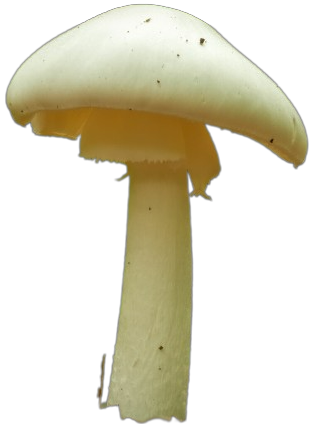
#> input picture mushroom images/4_original.png, 310 x 424 px
$ python image_resizer.py
#> lines starting #> are read from the running program, lines starting #| are printed output that depends on the picture
from PIL import Image

# resize image (shrink) by a scale factor s
def shrink(img, s):
    size = (int(img.size[0] / s), int(img.size[1] / s))
    return img.resize(size)

img_path = "./mushroom images/4_original.png"

img = Image.open(img_path)
#> img is the input picture: PIL image 310x424 RGBA; mean R, G, B, A 68.9, 64.4, 45, 100.3
i = Image.open("./mushroom images/1.png")
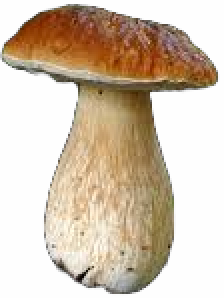
#> input picture mushroom images/1.png, 112 x 149 px (shown 2 times larger)
#> i is the input picture: PIL image 112x149 RGBA; mean R, G, B, A 87.9, 71.6, 52.6, 131.2
print(img.size)
#| (310, 424)
print(i.size)
#| (112, 149)

img2 = shrink(img, 4)
#> in shrink, `return img.resize(size)`:
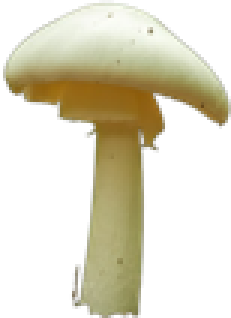
#> returned value: PIL image 77x106 RGBA (shown 3 times larger); mean R, G, B, A 71, 66.4, 46.3, 100.3; transparent parts drawn white
img2.save("./mushroom images/4.png")
print(img2.size)
#| (77, 106)
